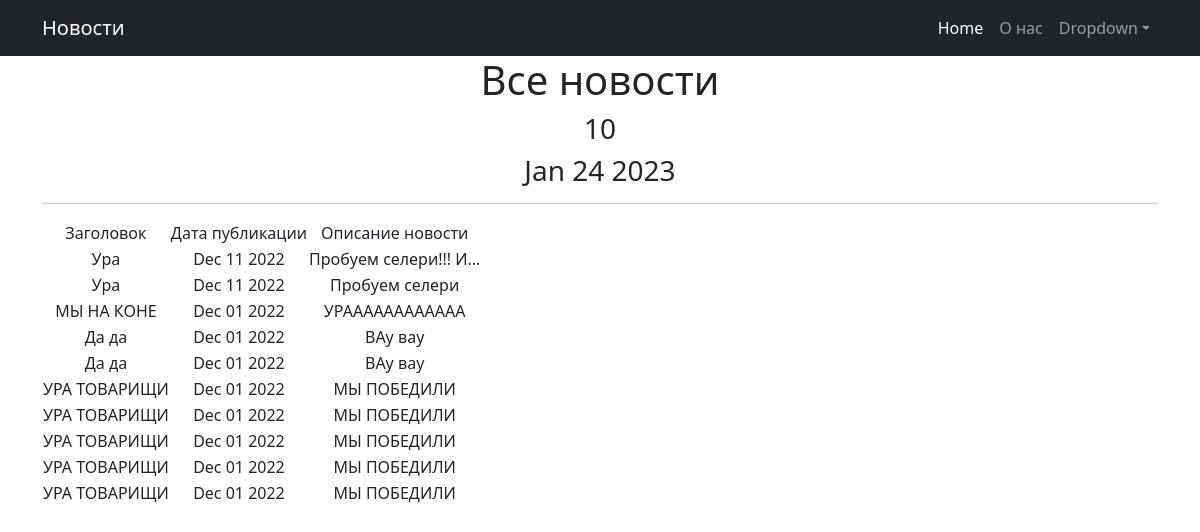
Page /news/ on the committed database.
### news/models.py (models this page shows, shortened)
class Post(models.Model):
    author = models.ForeignKey(Author, on_delete=models.CASCADE)
    NEWS = 'NW'
    ARTICLE = 'AR'
    CATEGORY_CHOICES = (
        (NEWS, 'Новость'),
        (ARTICLE, 'Статья')
    )
    categoryType = models.CharField(max_length=2, choices=CATEGORY_CHOICES, default=ARTICLE)
    dateCreation = models.DateTimeField(auto_now_add=True)
    postCategory = models.ManyToManyField(Category, through='PostCategory')
    title = models.CharField(max_length=128)
    text = models.TextField()
    rating = models.SmallIntegerField(default=0)

### news/views.py (the view)
# urls.py: path('', PostsList.as_view(), name='post_list'),
class PostsList(ListView):
    model = Post
    ordering = '-dateCreation'
    template_name = 'posts.html'
    context_object_name = 'posts'
    paginate_by = 10
    def get_queryset(self):
        queryset = super().get_queryset()
        self.filterset = PostFilter(self.request.GET, queryset)
        return self.filterset.qs
    def get_context_data(self, **kwargs):
        context = super().get_context_data(**kwargs)
        context['filterset'] = self.filterset
        return context

### news/templatetags/custom_filters.py (called while the page is built)
@register.filter()
def censor(value):
    bad_words = ('редиска', 'дурак', 'придурок')
    if not isinstance(value, str):
        raise ValueError('Невозможно применить цензор не к строке')
    for word in value.split():
        if word.lower() in bad_words:
            value = value.replace(word, f"{word[0]}{'*' * (len(word) - 1)}")
    return value

### news/templatetags/custom_tags.py (called while the page is built)
@register.simple_tag()
def current_time(format_string='%b %d %Y'):
   return datetime.utcnow().strftime(format_string)

### templates/posts.html (shortened to what this page needs)
{% extends 'flatpages/default.html' %}
{% load custom_filters %}
{% load custom_tags %}
{% block content %}
   <h1>Все новости</h1>
   <h3>{{ posts|length }}</h3>
   <h3>{% current_time '%b %d %Y' %}</h3>
   <hr>
   {% if posts %}
       <table>
           <tr>
               <td>Заголовок</td>
               <td>Дата публикации</td>
               <td>Описание новости</td>
           </tr>
           {% for post in posts %}
           <tr>
               <td>{{ post.title }}</td>
               <td>{{ post.dateCreation|date:'M d Y' }}</td>
               <td>{{ post.text|censor|truncatechars:20 }}</td>
           </tr>
           {% endfor %}
       </table>
   {% else %}
       <h2>Новостей нет!</h2>
   {% endif %}
{% endblock content %}

### rows in the picture
Post: title "Ура", dateCreation "Dec 11 2022", text|censor "Пробуем селери!!! И…"
Post: title "Ура", dateCreation "Dec 11 2022", text|censor "Пробуем селери"
Post: title "МЫ НА КОНЕ", dateCreation "Dec 01 2022", text|censor "УРАААААААААААА"
Post: title "Да да", dateCreation "Dec 01 2022", text|censor "ВАу вау"
Post: title "Да да", dateCreation "Dec 01 2022", text|censor "ВАу вау"
Post: title "УРА ТОВАРИЩИ", dateCreation "Dec 01 2022", text|censor "МЫ ПОБЕДИЛИ"
Post: title "УРА ТОВАРИЩИ", dateCreation "Dec 01 2022", text|censor "МЫ ПОБЕДИЛИ"
Post: title "УРА ТОВАРИЩИ", dateCreation "Dec 01 2022", text|censor "МЫ ПОБЕДИЛИ"
Post: title "УРА ТОВАРИЩИ", dateCreation "Dec 01 2022", text|censor "МЫ ПОБЕДИЛИ"
Post: title "УРА ТОВАРИЩИ", dateCreation "Dec 01 2022", text|censor "МЫ ПОБЕДИЛИ"

### other values in the picture
{{ posts|length }} "10"
